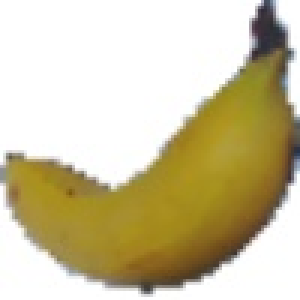
#> input picture lab1/training/banana/0_100.jpg, 100 x 100 px, found by its file name (shown 3 times larger)
$ jupyter execute --allow-errors lab_1.ipynb
#> lines starting #> are read from the running program, lines starting #| are printed output that depends on the picture
[cell 1]
from skimage import io, filters, color
import os

[cell 2]
from google.colab import drive
drive.mount('/content/drive')

[cell 3]
def get_sum_width_and_height_at_median_pixels(filtered_image):
    pixel_value = 0.01
    up_index = -1
    down_index = -1
    left_index = -1
    right_index = -1
    for i in range(len(filtered_image)):
        if filtered_image[i][50] > pixel_value:
            up_index = i
            break
    for i in range(len(filtered_image) - 1, -1, -1):
        if filtered_image[i][50] > pixel_value:
            down_index = i
            break
    for j in range(len(filtered_image)):
        if filtered_image[50][j] > pixel_value:
            left_index = j
            break
    for j in range(len(filtered_image) - 1, -1, -1):
        if filtered_image[50][j] > pixel_value:
            right_index = j
            break
    # print(north_i,south_i,west_j,east_j)
    width_at_median_pixels = abs(right_index - left_index)
    height_at_median_pixels = abs(down_index - up_index)
    sum_width_and_height_at_median_pixels = width_at_median_pixels + height_at_median_pixels
    return sum_width_and_height_at_median_pixels

[cell 4]
image = io.imread('/content/drive/MyDrive/Colab Notebooks/lab1/training/banana/0_100.jpg')
#> image is the input picture: shape (100, 100, 3); mean R, G, B 206.4, 196.9, 163.1
image_gray = color.rgb2gray(image)
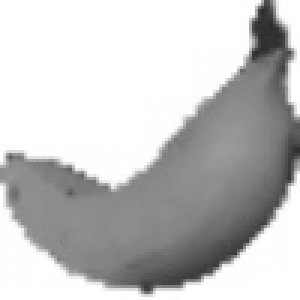
#> image_gray: shape (100, 100) float64 (shown 3 times larger); min 0.171, max 1, mean 0.771
edges = filters.roberts(image_gray)
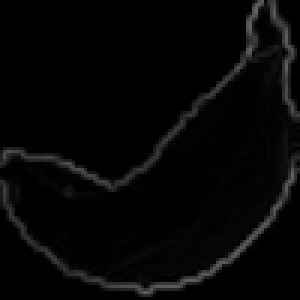
#> edges: shape (100, 100) float64 (shown 3 times larger); min 0, max 0.402, mean 0.0247
print('Значение суммы высоты и ширины обьекта в разрезе 50го пикселя =',
      get_sum_width_and_height_at_median_pixels(edges))
#> the loop in get_sum_width_and_height_at_median_pixels, `for i in range(len(filtered_image)):` made 52 passes
#> up_index on pass 52: 51
#> the loop in get_sum_width_and_height_at_median_pixels, `for i in range(len(filtered_image) - 1, -1, -1):` made 2 passes
#> (i, down_index) on pass 2: (98, 98)
#> i on pass 1: 99
#> the loop in get_sum_width_and_height_at_median_pixels, `for j in range(len(filtered_image)):` made 1 pass
#> left_index on pass 1: 0
#> the loop in get_sum_width_and_height_at_median_pixels, `for j in range(len(filtered_image) - 1, -1, -1):` made 1 pass
#> (j, right_index) on pass 1: (99, 99)
#> in get_sum_width_and_height_at_median_pixels, `width_at_median_pixels = abs(right_index - left_index)`: width_at_median_pixels = 99
#> in get_sum_width_and_height_at_median_pixels, `height_at_median_pixels = abs(down_index - up_index)`: height_at_median_pixels = 47
#> in get_sum_width_and_height_at_median_pixels, `sum_width_and_height_at_median_pixels = width_at_median_pixels + heigh..`: sum_width_and_height_at_median_pixels = 146
#| Значение суммы высоты и ширины обьекта в разрезе 50го пикселя = 146
io.imshow(edges)
io.show()

[cell 5]
image = io.imread('/content/drive/MyDrive/Colab Notebooks/lab1/training/tomato maroon/0_100.jpg')
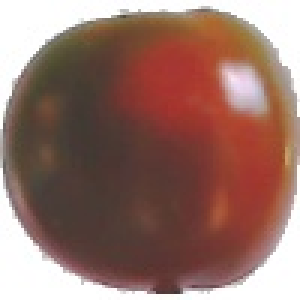
#> input picture lab1/training/tomato maroon/0_100.jpg, 100 x 100 px, found by its file name (shown 3 times larger)
#> image is the input picture: shape (100, 100, 3); mean R, G, B 149.6, 114, 104.6
image_gray = color.rgb2gray(image)
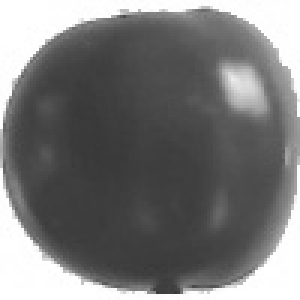
#> image_gray: shape (100, 100) float64 (shown 3 times larger); min 0.223, max 1, mean 0.474
edges = filters.roberts(image_gray)
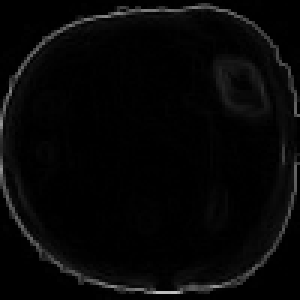
#> edges: shape (100, 100) float64 (shown 3 times larger); min 0, max 0.759, mean 0.0279
print('Значение суммы высоты и ширины обьекта в разрезе 50го пикселя =',
      get_sum_width_and_height_at_median_pixels(edges))
#> the loop in get_sum_width_and_height_at_median_pixels (call 2), `for i in range(len(filtered_image)):` made 3 passes
#> up_index on pass 3: 2
#> the loop in get_sum_width_and_height_at_median_pixels (call 2), `for i in range(len(filtered_image) - 1, -1, -1):` made 3 passes
#> (i, down_index) on pass 3: (97, 97)
#> i on passes 1 to 2: 99, 98
#> the loop in get_sum_width_and_height_at_median_pixels (call 2), `for j in range(len(filtered_image)):` made 1 pass
#> the loop in get_sum_width_and_height_at_median_pixels (call 2), `for j in range(len(filtered_image) - 1, -1, -1):` made 2 passes
#| Значение суммы высоты и ширины обьекта в разрезе 50го пикселя = 193
io.imshow(edges)
io.show()

[cell 6]
x_train_banana = []
x_train_tomato = []
x_test_list = []
y_test_list = []

[cell 7]
def create_train_and_test_arrays_with_sum_vals(dir_path, is_testing=False):
#> called with is_testing = False
    if 'banana' in dir_path:
        y_value = 0  # banana
    else:
        y_value = 1  # tomato

    for image_name in os.listdir(dir_path):
        if image_name.endswith('jpg'):
            image_path = dir_path + '/' + image_name
            img = io.imread(image_path)
            img_gray = color.rgb2gray(img)  # Переводим изображение в полутоновый формат
            img_edges = filters.sobel(img_gray)  # Выделяем контур/границы объекта
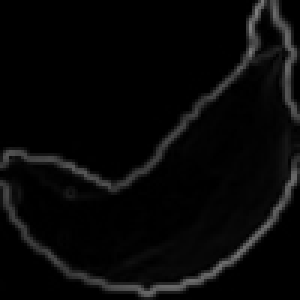
#> img_edges: shape (100, 100) float64 (shown 3 times larger); min 0, max 0.497, mean 0.0328
            sum_width_and_height = get_sum_width_and_height_at_median_pixels(img_edges)
#> sum_width_and_height = 147
            if is_testing:
                x_test_list.append(sum_width_and_height)
                y_test_list.append(y_value)
            else:
                if y_value == 0:
                    x_train_banana.append(sum_width_and_height)
                else:
                    x_train_tomato.append(sum_width_and_height)

[cell 8]
create_train_and_test_arrays_with_sum_vals("/content/drive/MyDrive/Colab Notebooks/lab1/training/banana/")
create_train_and_test_arrays_with_sum_vals("/content/drive/MyDrive/Colab Notebooks/lab1/training/tomato maroon/")
#> call 2 of create_train_and_test_arrays_with_sum_vals, with is_testing = False
#> in create_train_and_test_arrays_with_sum_vals (call 2), `img_edges = filters.sobel(img_gray)`:
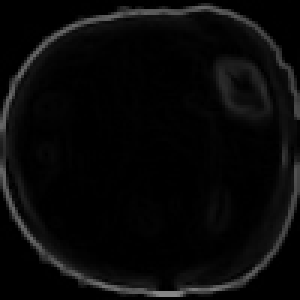
#> img_edges: shape (100, 100) float64 (shown 3 times larger); min 0, max 0.535, mean 0.0365
#> in create_train_and_test_arrays_with_sum_vals (call 2), `sum_width_and_height = get_sum_width_and_height_at_median_pixels(img_e..`: sum_width_and_height = 195

[cell 9]
tomato_max_val = max(x for x in x_train_tomato)
#> tomato_max_val = 195
tomato_min_val = min(x for x in x_train_tomato)
#> tomato_min_val = 195
banana_max_val = max(x for x in x_train_banana)
#> banana_max_val = 147
banana_min_val = min(x for x in x_train_banana)
#> banana_min_val = 147

print('\nМаксимальное число в тренировочной выборке tomato:', tomato_max_val)
#| Максимальное число в тренировочной выборке tomato: 195
print('Минимальное число в тренировочной выборке tomato:', tomato_min_val)
#| Минимальное число в тренировочной выборке tomato: 195
print('\nМаксимальное число в тренировочной выборке banana:', banana_max_val)
#| Максимальное число в тренировочной выборке banana: 147
print('Минимальное число в тренировочной выборке banana:', banana_min_val)
#| Минимальное число в тренировочной выборке banana: 147

class_value = banana_max_val + (tomato_min_val - banana_max_val) / 2
#> class_value = 171
print('Возьмем за пороговое значение число ', class_value)
#| Возьмем за пороговое значение число  171.0

[cell 10]
create_train_and_test_arrays_with_sum_vals("/content/drive/MyDrive/Colab Notebooks/lab1/testing/banana", is_testing=True)
#> call 3 of create_train_and_test_arrays_with_sum_vals, with is_testing = True
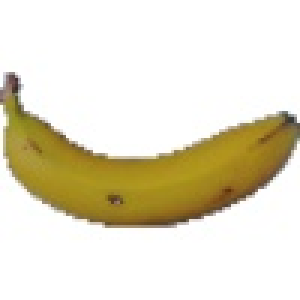
#> input picture lab1/testing/banana/100_100.jpg, 100 x 100 px, found by its file name (shown 3 times larger)
#> in create_train_and_test_arrays_with_sum_vals, img is the input picture: shape (100, 100, 3); mean R, G, B 229.8, 223.7, 202.8
#> in create_train_and_test_arrays_with_sum_vals (call 3), `img_gray = color.rgb2gray(img)`:
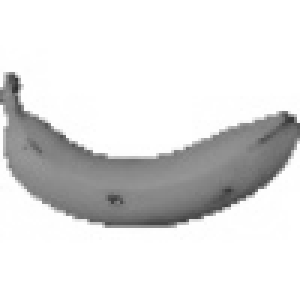
#> img_gray: shape (100, 100) float64 (shown 3 times larger); min 0.176, max 1, mean 0.876
#> in create_train_and_test_arrays_with_sum_vals (call 3), `img_edges = filters.sobel(img_gray)`:
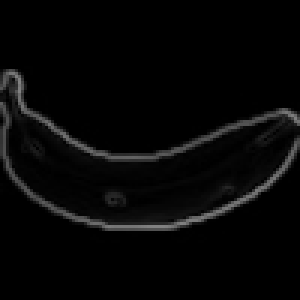
#> img_edges: shape (100, 100) float64 (shown 3 times larger); min 0, max 0.51, mean 0.0266
#> in create_train_and_test_arrays_with_sum_vals (call 3), `sum_width_and_height = get_sum_width_and_height_at_median_pixels(img_e..`: sum_width_and_height = 124
#> pass 2 of the loop in create_train_and_test_arrays_with_sum_vals, `for image_name in os.listdir(dir_path):`:
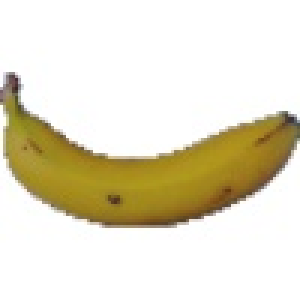
#> input picture lab1/testing/banana/101_100.jpg, 100 x 100 px, found by its file name (shown 3 times larger)
#> in create_train_and_test_arrays_with_sum_vals, img is the input picture: shape (100, 100, 3); mean R, G, B 229.7, 223.6, 202.6
#> in create_train_and_test_arrays_with_sum_vals (call 3), `img_gray = color.rgb2gray(img)`:
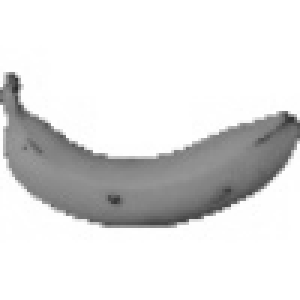
#> img_gray: shape (100, 100) float64 (shown 3 times larger); min 0.16, max 1, mean 0.876
#> in create_train_and_test_arrays_with_sum_vals (call 3), `img_edges = filters.sobel(img_gray)`:
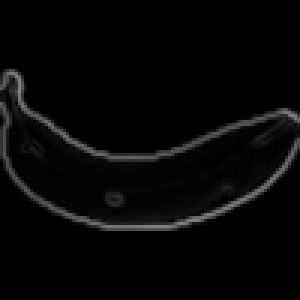
#> img_edges: shape (100, 100) float64 (shown 3 times larger); min 0, max 0.516, mean 0.0266
#> pass 3 of the loop in create_train_and_test_arrays_with_sum_vals, `for image_name in os.listdir(dir_path):`:
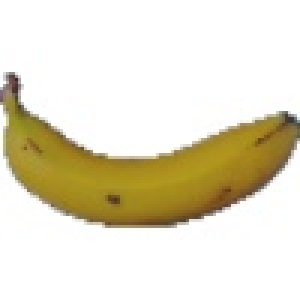
#> input picture lab1/testing/banana/102_100.jpg, 100 x 100 px, found by its file name (shown 3 times larger)
#> in create_train_and_test_arrays_with_sum_vals, img is the input picture: shape (100, 100, 3); mean R, G, B 229.7, 223.6, 202.6
#> in create_train_and_test_arrays_with_sum_vals (call 3), `img_edges = filters.sobel(img_gray)`:
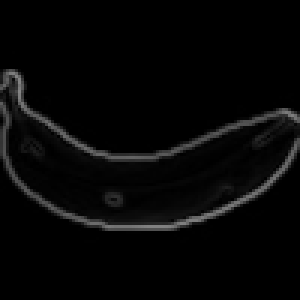
#> img_edges: shape (100, 100) float64 (shown 3 times larger); min 0, max 0.525, mean 0.0267
#> (the rest of this cell did not finish here and is left out)


[cell 11]
def predict_by_sum_width_and_height_50_pixel(x_test_deltas, value):
#> called with value = 171
    y_pred_by_sum = []
    for x in x_test_deltas:
        if x < value:
            y_pred_by_sum.append(0)  # banana
        else:
            y_pred_by_sum.append(1)  # tomato
#> this loop made 3 passes
#> after the loop, y_pred_by_sum = [0, 0, 0]
    return y_pred_by_sum

[cell 12]
y_pred = predict_by_sum_width_and_height_50_pixel(x_test_list, class_value)
#> y_pred = [0, 0, 0]

[cell 13]
equal_vals = 0
for i in range(len(y_pred)):
    if y_pred[i] == y_test_list[i]:
        equal_vals += 1
#> after the loop, equal_vals = 3
accuracy = 100 * equal_vals / len(y_pred)
#> accuracy = 100
print('Точность распознавания обьектов в тестовом наборе данных:', accuracy, '%')
#| Точность распознавания обьектов в тестовом наборе данных: 100.0 %
